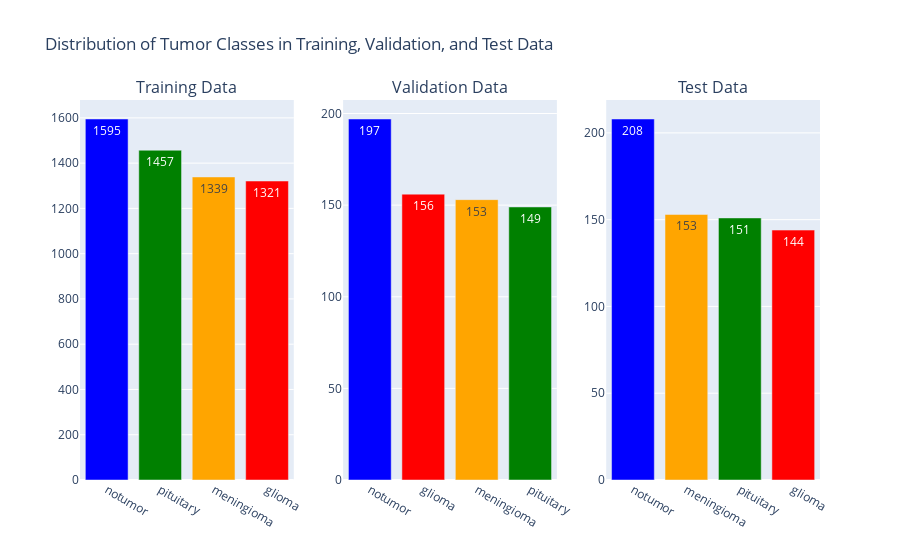

The notebook cell this image was saved under:
### Code cell
# @title
import plotly.express as px
from plotly.subplots import make_subplots
import plotly.graph_objects as go

# Assuming 'train_df', 'valid_df', and 'test_df' are your DataFrames
class_distribution_train = train_df['labels'].value_counts().reset_index()
class_distribution_train.columns = ['Tumor Class', 'Count']

class_distribution_valid = valid_df['labels'].value_counts().reset_index()
class_distribution_valid.columns = ['Tumor Class', 'Count']

class_distribution_test = test_df['labels'].value_counts().reset_index()
class_distribution_test.columns = ['Tumor Class', 'Count']

# Create subplots with three bar charts side by side
fig = make_subplots(rows=1, cols=3, subplot_titles=('Training Data', 'Validation Data', 'Test Data'))

# Define a color map for each tumor class
color_map = {'notumor': 'blue', 'meningioma': 'orange', 'pituitary': 'green', 'glioma': 'red'}

# Add bar chart for training data
fig.add_trace(
    go.Bar(
        x=class_distribution_train['Tumor Class'],
        y=class_distribution_train['Count'],
        marker_color=class_distribution_train['Tumor Class'].map(color_map),
        text=class_distribution_train['Count'],
        hoverinfo='text+x+y',
    ),
    row=1, col=1
)

# Add bar chart for validation data
fig.add_trace(
    go.Bar(
        x=class_distribution_valid['Tumor Class'],
        y=class_distribution_valid['Count'],
        marker_color=class_distribution_valid['Tumor Class'].map(color_map),
        text=class_distribution_valid['Count'],
        hoverinfo='text+x+y',
    ),
    row=1, col=2
)

# Add bar chart for test data
fig.add_trace(
    go.Bar(
        x=class_distribution_test['Tumor Class'],
        y=class_distribution_test['Count'],
        marker_color=class_distribution_test['Tumor Class'].map(color_map),
        text=class_distribution_test['Count'],
        hoverinfo='text+x+y',
    ),
    row=1, col=3
)

# Update layout
fig.update_layout(title_text='Distribution of Tumor Classes in Training, Validation, and Test Data', showlegend=False)

# Show the plot
fig.show()

### Figure 1 — Plotly figure (JSON) as saved in the notebook; plotly's stock layout.template omitted (floating-point values rounded to 4 significant figures)
{"data": [{"hoverinfo": "text+x+y", "marker": {"color": ["blue", "green", "orange", "red"]}, "text": [1595, 1457, 1339, 1321], "type": "bar", "x": ["notumor", "pituitary", "meningioma", "glioma"], "xaxis": "x", "y": [1595, 1457, 1339, 1321], "yaxis": "y"}, {"hoverinfo": "text+x+y", "marker": {"color": ["blue", "red", "orange", "green"]}, "text": [197, 156, 153, 149], "type": "bar", "x": ["notumor", "glioma", "meningioma", "pituitary"], "xaxis": "x2", "y": [197, 156, 153, 149], "yaxis": "y2"}, {"hoverinfo": "text+x+y", "marker": {"color": ["blue", "orange", "green", "red"]}, "text": [208, 153, 151, 144], "type": "bar", "x": ["notumor", "meningioma", "pituitary", "glioma"], "xaxis": "x3", "y": [208, 153, 151, 144], "yaxis": "y3"}], "layout": {"annotations": [{"font": {"size": 16}, "showarrow": false, "text": "Training Data", "x": 0.1444, "xanchor": "center", "xref": "paper", "y": 1, "yanchor": "bottom", "yref": "paper"}, {"font": {"size": 16}, "showarrow": false, "text": "Validation Data", "x": 0.5, "xanchor": "center", "xref": "paper", "y": 1, "yanchor": "bottom", "yref": "paper"}, {"font": {"size": 16}, "showarrow": false, "text": "Test Data", "x": 0.8556, "xanchor": "center", "xref": "paper", "y": 1, "yanchor": "bottom", "yref": "paper"}], "showlegend": false, "title": {"text": "Distribution of Tumor Classes in Training, Validation, and Test Data"}, "xaxis": {"anchor": "y", "domain": [0, 0.2889]}, "xaxis2": {"anchor": "y2", "domain": [0.3556, 0.6444]}, "xaxis3": {"anchor": "y3", "domain": [0.7111, 1]}, "yaxis": {"anchor": "x", "domain": [0, 1]}, "yaxis2": {"anchor": "x2", "domain": [0, 1]}, "yaxis3": {"anchor": "x3", "domain": [0, 1]}}}
